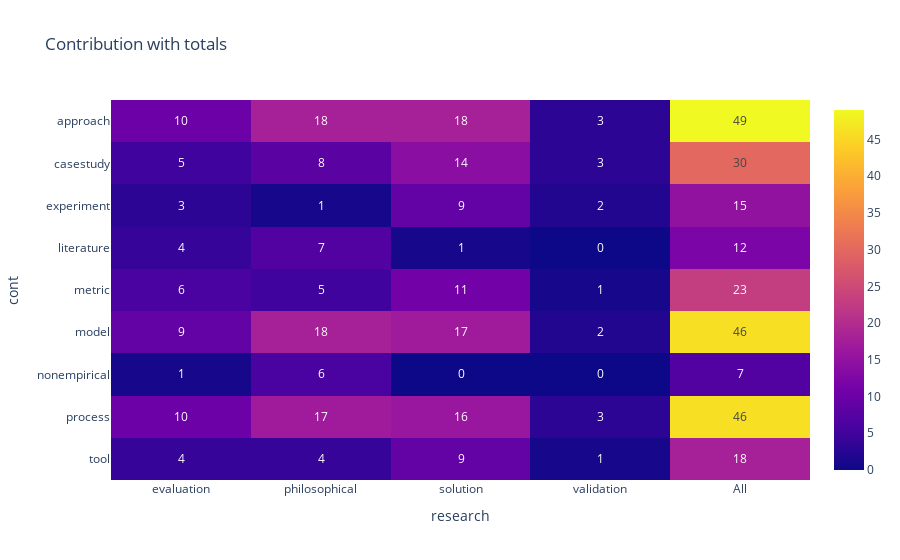

Source (notebook cell):
### Code cell
#replaced_all_cell_for_heatmap = cta.replace(to_replace = cta.iloc[-1,-1], value = 'All', inplace=False)

fig = px.imshow(cta.iloc[:-1], text_auto=True, aspect='auto', title='Contribution with totals')
# fig = px.imshow(cta, text_auto=True)
fig.show()

### Figure 1 — Plotly figure (JSON) as saved in the notebook; plotly's stock layout.template omitted (floating-point values rounded to 4 significant figures)
{"data": [{"coloraxis": "coloraxis", "hovertemplate": "research: %{x}<br>cont: %{y}<br>color: %{z}<extra></extra>", "name": "0", "texttemplate": "%{z}", "type": "heatmap", "x": ["evaluation", "philosophical", "solution", "validation", "All"], "xaxis": "x", "y": ["approach", "casestudy", "experiment", "literature", "metric", "model", "nonempirical", "process", "tool"], "yaxis": "y", "z": [[10, 18, 18, 3, 49], [5, 8, 14, 3, 30], [3, 1, 9, 2, 15], [4, 7, 1, 0, 12], [6, 5, 11, 1, 23], [9, 18, 17, 2, 46], [1, 6, 0, 0, 7], [10, 17, 16, 3, 46], [4, 4, 9, 1, 18]]}], "layout": {"coloraxis": {"colorscale": [[0, "#0d0887"], [0.1111, "#46039f"], [0.2222, "#7201a8"], [0.3333, "#9c179e"], [0.4444, "#bd3786"], [0.5556, "#d8576b"], [0.6667, "#ed7953"], [0.7778, "#fb9f3a"], [0.8889, "#fdca26"], [1, "#f0f921"]]}, "title": {"text": "Contribution with totals"}, "xaxis": {"anchor": "y", "domain": [0, 1], "title": {"text": "research"}}, "yaxis": {"anchor": "x", "autorange": "reversed", "domain": [0, 1], "title": {"text": "cont"}}}}
